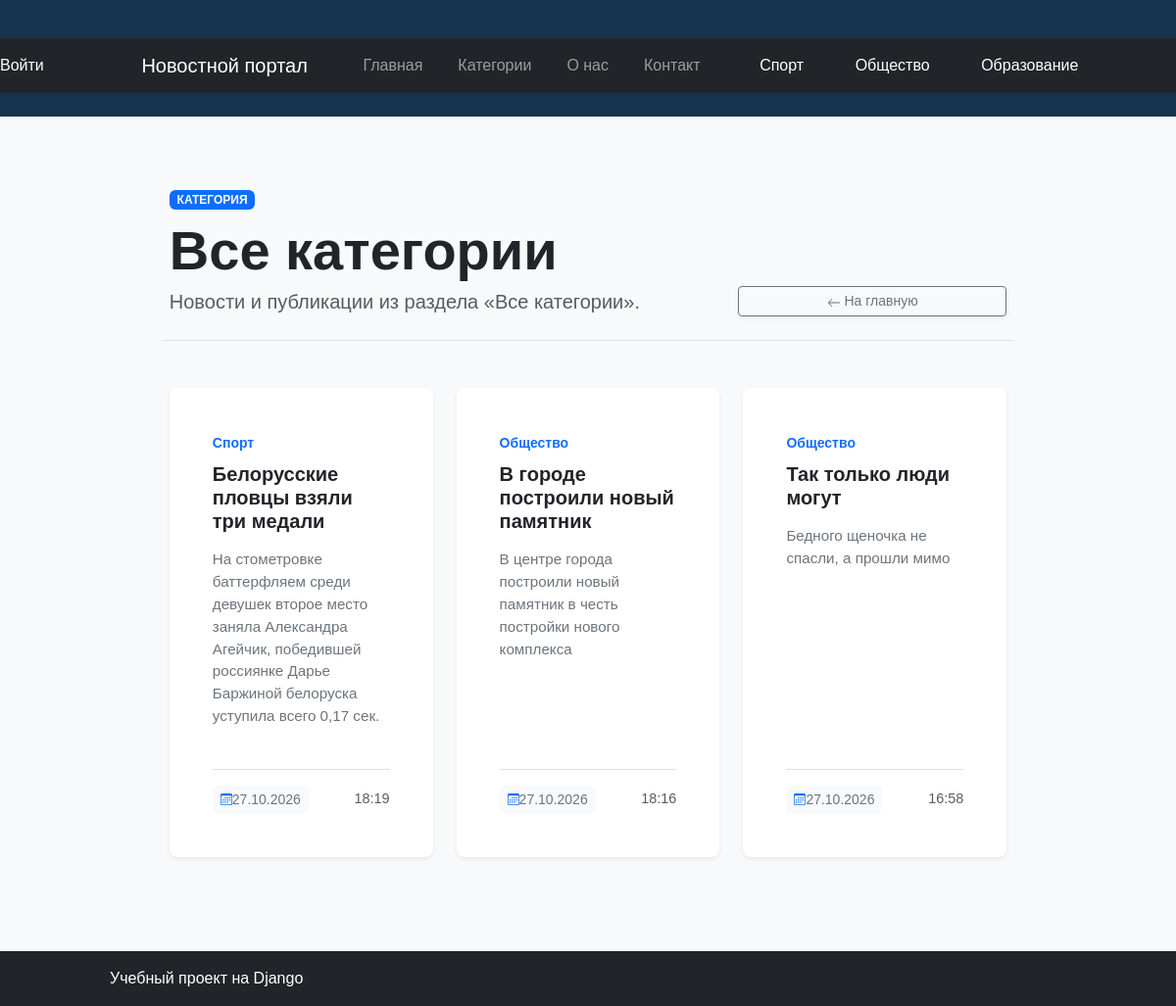
The page /category/ on the database as committed earlier.
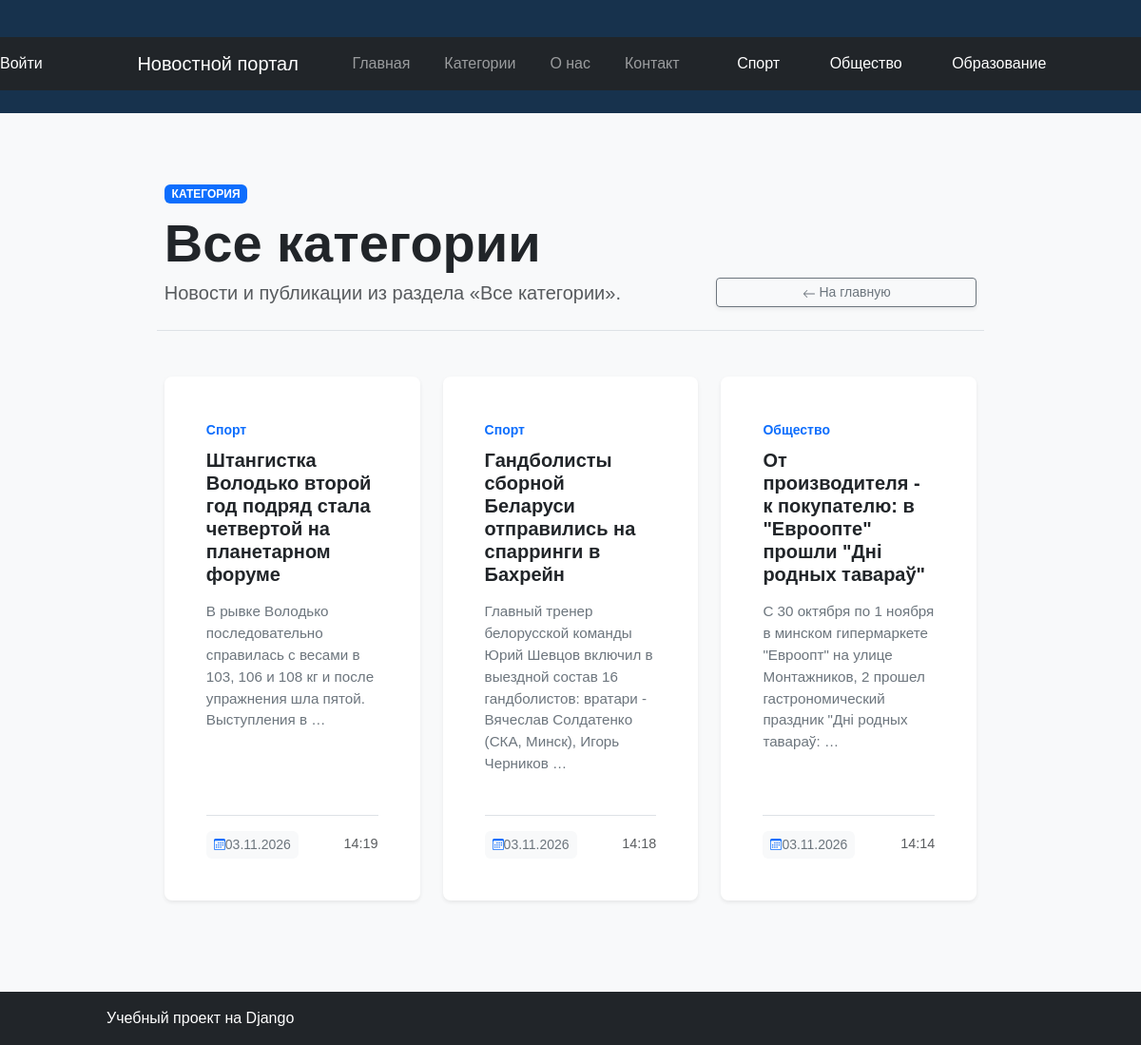
The same page on the database as committed later.
### news/models.py (models this page shows, shortened)
class Article(models.Model):
    title = models.CharField(
        max_length=200,
        verbose_name="Заголовок",
    )
    content = models.TextField(
        verbose_name="Текст новости",
    )
    created_at = models.DateTimeField(
        auto_now_add=True,
        verbose_name="Дата создания",
    )
    is_published = models.BooleanField(
        default=False,
        verbose_name="Опубликована",
    )
    author = models.CharField(
        max_length=100,
        default="Редакция",
        verbose_name="Автор",
    )
    category = models.CharField(
        max_length=100,
        default="Общее",
        verbose_name="Категория",
    )
    image = models.ImageField(
        upload_to="articles/",
        blank=True,
        null=True,
        verbose_name="Изображение"
    )
    is_active = models.BooleanField(
        default=True,
        verbose_name="Активна"
    )

### news/views.py (the view)
# urls.py: path('category/', views.category, name='category'),
def category(request, category_name=None):
    if category_name is None:
        articles = Article.objects.filter(
            is_published=True
        ).order_by("-created_at")
        category_name = "Все категории"
    else:
        articles = Article.objects.filter(
            is_published=True,
            category__iexact=category_name,
        ).order_by("-created_at")
    context = {
        "articles": articles,
        "category_name": category_name,
    }
    return render(
        request,
        "news/category.html",
        context,
    )

### news/templates/news/category.html (shortened to what this page needs)
{% extends "news/base.html" %}
{% block content %}
<div class="container py-4 py-md-5">
    <div class="row mb-5 text-center text-sm-start border-bottom pb-4 align-items-end g-3">
        <div class="col-sm-8">
            <span class="badge bg-primary mb-2 text-uppercase tracking-wider">Категория</span>
            <h1 class="display-4 fw-bold text-dark mb-1">{{ category_name }}</h1>
            <p class="lead text-muted mb-0">Новости и публикации из раздела «{{ category_name }}».</p>
        </div>
        <div class="col-sm-4 text-sm-end">
            <a href="{% url 'home' %}" class="btn btn-outline-secondary btn-sm w-100 w-sm-auto px-4 shadow-sm">
                <svg xmlns="http://w3.org" width="14" height="14" fill="currentColor" class="bi bi-arrow-left me-1.5" viewBox="0 0 16 16">
                    <path fill-rule="evenodd" d="M15 8a.5.5 0 0 0-.5-.5H2.707l3.147-3.146a.5.5 0 1 0-.708-.708l-4 4a.5.5 0 0 0 0 .708l4 4a.5.5 0 0 0 .708-.708L2.707 8.5H14.5A.5.5 0 0 0 15 8z"/>
                </svg>
                На главную
            </a>
        </div>
    </div>
    <div class="row g-4 justify-content-center">
        {% for article in articles %}
            <div class="col-12 col-md-6 col-lg-4">
                <article class="card h-100 border-0 shadow-sm hover-lift transition-all">
                    <div class="card-body d-flex flex-column p-4">
                        <div class="mb-2">
                            <span class="text-primary fw-semibold small tracking-wide">
                                {{ article.category|default:category_name }}
                            </span>
                        </div>
                        <h2 class="card-title h5 fw-semibold mb-3">
                            <a href="{% url 'article_detail' article_id=article.id %}" class="text-dark text-decoration-none stretched-link link-primary-hover">
                                {{ article.title }}
                            </a>
                        </h2>
                        <p class="card-text text-secondary mb-4 flex-grow-1 small-95">
                            {{ article.content|truncatewords:20 }}
                        </p>
                        <div class="pt-3 border-top mt-auto d-flex align-items-center justify-content-between text-muted small">
                            <span class="d-inline-flex align-items-center bg-light px-2 py-1 rounded text-secondary fw-medium">
                                {{ article.created_at|date:"d.m.Y"|default:"03.11.2026" }}
                            </span>
                            <span class="small-90">{{ article.created_at|date:"H:i"|default:"17:32" }}</span>
                        </div>
                    </div>
                </article>
            </div>
        {% empty %}
            <div class="col-12">
                <div class="alert alert-light border text-center p-5 shadow-sm">
                    <p class="text-muted mb-0 lead">В этой категории пока нет опубликованных новостей.</p>
                </div>
            </div>
        {% endfor %}
    </div>
</div>
{% endblock %}

Rows that differ between the two databases and show on the page:
no longer on this page (row edited): Article: category "Спорт", title "Белорусские пловцы взяли три медали", content "На стометровке баттерфляем среди девушек второе место заняла Александра Агейчик, победившей россиянке Дарье Баржиной белоруска уступила всего 0,17 сек.", created_at "27.10.2026", created_at "18:19"
no longer on this page (row edited): Article: category "Общество", title "В городе построили новый памятник", content "В центре города построили новый памятник в честь постройки нового комплекса", created_at "27.10.2026", created_at "18:16"
no longer on this page (row edited): Article: category "Общество", title "Так только люди могут", content "Бедного щеночка не спасли, а прошли мимо", created_at "27.10.2026", created_at "16:58"
added Article: category "Спорт", title "Штангистка Володько второй год подряд стала четвертой на планетарном форуме", content "В рывке Володько последовательно справилась с весами в 103, 106 и 108 кг и после упражнения шла пятой. Выступления в …", created_at "03.11.2026", created_at "14:19"
added Article: category "Спорт", title "Гандболисты сборной Беларуси отправились на спарринги в Бахрейн", content "Главный тренер белорусской команды Юрий Шевцов включил в выездной состав 16 гандболистов: вратари - Вячеслав Солдатенко (СКА, Минск), Игорь Черников …", created_at "03.11.2026", created_at "14:18"
added Article: category "Общество", title "От производителя - к покупателю: в \"Евроопте\" прошли \"Дні родных тавараў\"", content "С 30 октября по 1 ноября в минском гипермаркете \"Евроопт\" на улице Монтажников, 2 прошел гастрономический праздник \"Дні родных тавараў: …", created_at "03.11.2026", created_at "14:14"
